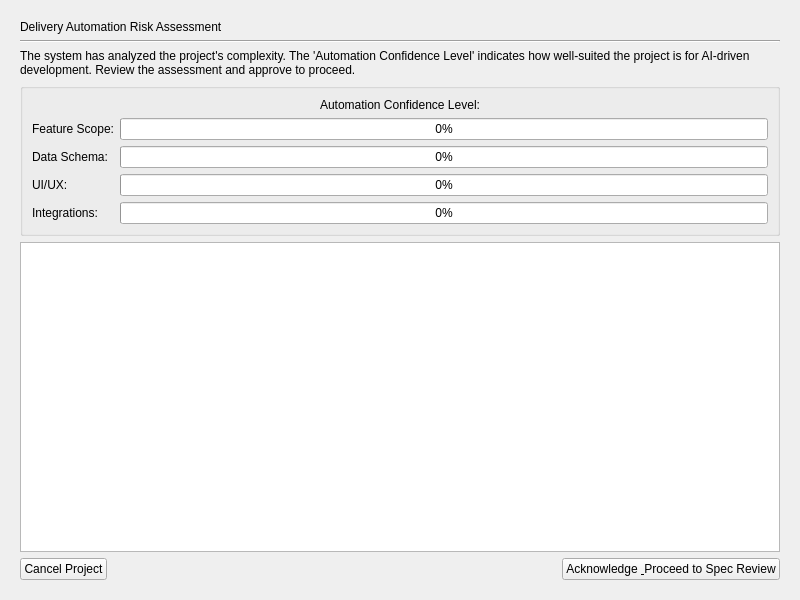
<?xml version="1.0" encoding="UTF-8"?>
<ui version="4.0">
 <class>DeliveryAssessmentPage</class>
 <widget class="QWidget" name="DeliveryAssessmentPage">
  <property name="geometry">
   <rect>
    <x>0</x>
    <y>0</y>
    <width>800</width>
    <height>600</height>
   </rect>
  </property>
  <property name="windowTitle">
   <string>Form</string>
  </property>
  <layout class="QVBoxLayout" name="verticalLayout" stretch="0,0,0,0,1,0">
   <property name="leftMargin">
    <number>20</number>
   </property>
   <property name="topMargin">
    <number>20</number>
   </property>
   <property name="rightMargin">
    <number>20</number>
   </property>
   <property name="bottomMargin">
    <number>20</number>
   </property>
   <item>
    <widget class="QLabel" name="headerLabel">
     <property name="text">
      <string>Delivery Automation Risk Assessment</string>
     </property>
    </widget>
   </item>
   <item>
    <widget class="Line" name="line">
     <property name="orientation">
      <enum>Qt::Horizontal</enum>
     </property>
    </widget>
   </item>
   <item>
    <widget class="QLabel" name="instructionLabel">
     <property name="text">
      <string>The system has analyzed the project's complexity. The 'Automation Confidence Level' indicates how well-suited the project is for AI-driven development. Review the assessment and approve to proceed.</string>
     </property>
     <property name="wordWrap">
      <bool>true</bool>
     </property>
    </widget>
   </item>
   <item>
    <widget class="QGroupBox" name="assessmentGroupBox">
     <property name="title">
      <string/>
     </property>
     <layout class="QVBoxLayout" name="verticalLayout_2">
      <item>
       <widget class="QLabel" name="automationConfidenceLabel">
        <property name="text">
         <string>Automation Confidence Level:</string>
        </property>
        <property name="alignment">
         <set>Qt::AlignCenter</set>
        </property>
       </widget>
      </item>
      <item>
       <layout class="QFormLayout" name="formLayout">
        <item row="0" column="0">
         <widget class="QLabel" name="featureScopeLabel">
          <property name="text">
           <string>Feature Scope:</string>
          </property>
         </widget>
        </item>
        <item row="0" column="1">
         <widget class="QProgressBar" name="featureScopeGauge">
          <property name="value">
           <number>0</number>
          </property>
         </widget>
        </item>
        <item row="1" column="0">
         <widget class="QLabel" name="dataSchemaLabel">
          <property name="text">
           <string>Data Schema:</string>
          </property>
         </widget>
        </item>
        <item row="1" column="1">
         <widget class="QProgressBar" name="dataSchemaGauge">
          <property name="value">
           <number>0</number>
          </property>
         </widget>
        </item>
        <item row="2" column="0">
         <widget class="QLabel" name="uiuxLabel">
          <property name="text">
           <string>UI/UX:</string>
          </property>
         </widget>
        </item>
        <item row="2" column="1">
         <widget class="QProgressBar" name="uiuxGauge">
          <property name="value">
           <number>0</number>
          </property>
         </widget>
        </item>
        <item row="3" column="0">
         <widget class="QLabel" name="integrationsLabel">
          <property name="text">
           <string>Integrations:</string>
          </property>
         </widget>
        </item>
        <item row="3" column="1">
         <widget class="QProgressBar" name="integrationsGauge">
          <property name="value">
           <number>0</number>
          </property>
         </widget>
        </item>
       </layout>
      </item>
     </layout>
    </widget>
   </item>
   <item>
    <widget class="QTextEdit" name="detailsTextEdit">
     <property name="readOnly">
      <bool>true</bool>
     </property>
    </widget>
   </item>
   <item>
    <layout class="QHBoxLayout" name="horizontalLayout">
     <item>
      <widget class="QPushButton" name="cancelButton">
       <property name="text">
        <string>Cancel Project</string>
       </property>
      </widget>
     </item>
     <item>
      <spacer name="horizontalSpacer">
       <property name="orientation">
        <enum>Qt::Horizontal</enum>
       </property>
       <property name="sizeHint" stdset="0">
        <size>
         <width>40</width>
         <height>20</height>
        </size>
       </property>
      </spacer>
     </item>
     <item>
      <widget class="QPushButton" name="approveButton">
       <property name="text">
        <string>Acknowledge &amp; Proceed to Spec Review</string>
       </property>
      </widget>
     </item>
    </layout>
   </item>
  </layout>
 </widget>
 <resources/>
 <connections/>
</ui>
